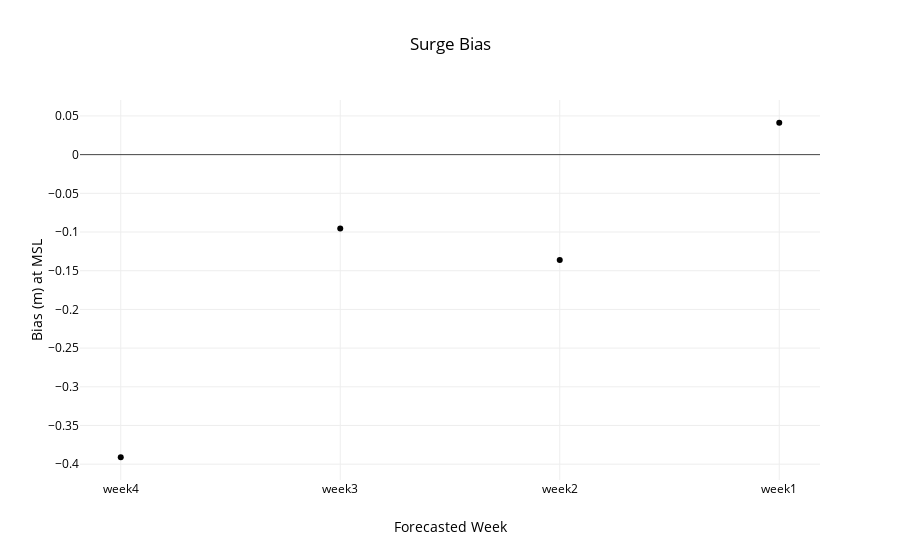

Write notebook code for a chart like this one.
### Code cell
week = ['nan','week4','week3','week2','week1']
data = utils.metric(files,week,start,26981)
title,x,y='Surge Bias','Forecasted Week','Bias (m) at MSL'
layout=utils.layout(title,x,y)
fig = go.Figure(data=data, layout=layout)
interactive = iplot(fig)
#po.plot(fig,filename=root_dir+'\\'+'metric.html')

### Figure 1 — Plotly figure (JSON) as saved in the notebook; plotly's stock layout.template omitted (floating-point values rounded to 4 significant figures)
{"data": [{"line": {"color": "rgba(0, 102, 153)"}, "mode": "markers", "type": "scatter", "uid": "e163e4e6-dfe8-4b07-9629-9e5a7a5aef64", "x": ["week4", "week3", "week2", "week1"], "y": [-0.391, -0.09542, -0.1363, 0.0412]}], "layout": {"autosize": true, "font": {"color": "rgb(0, 0, 0)"}, "legend": {"orientation": "h"}, "paper_bgcolor": "rgb(255,255,255)", "plot_bgcolor": "rgb(255,255,255)", "title": "Surge Bias", "xaxis": {"autorange": true, "range": [-0.1928, 3.193], "title": "Forecasted Week", "type": "category"}, "yaxis": {"autorange": true, "range": [-0.4227, 0.07286], "title": "Bias (m) at MSL", "type": "linear"}}}
